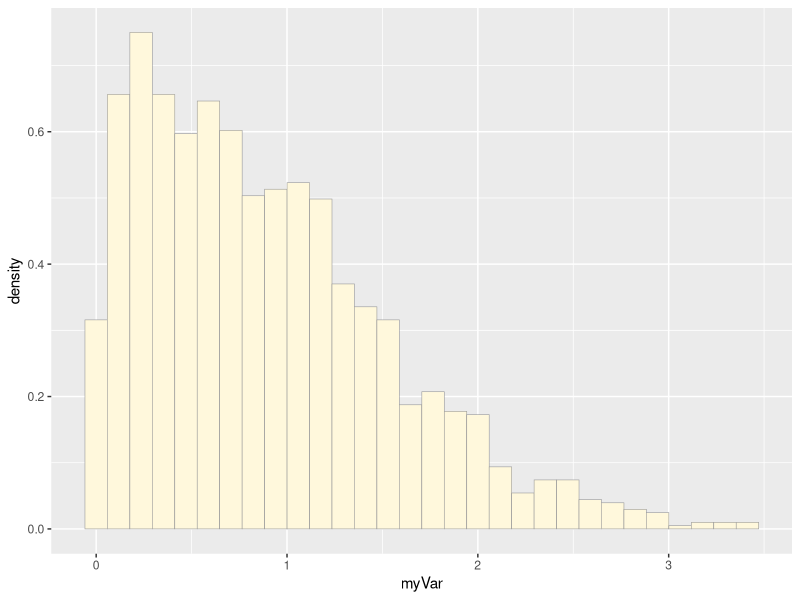
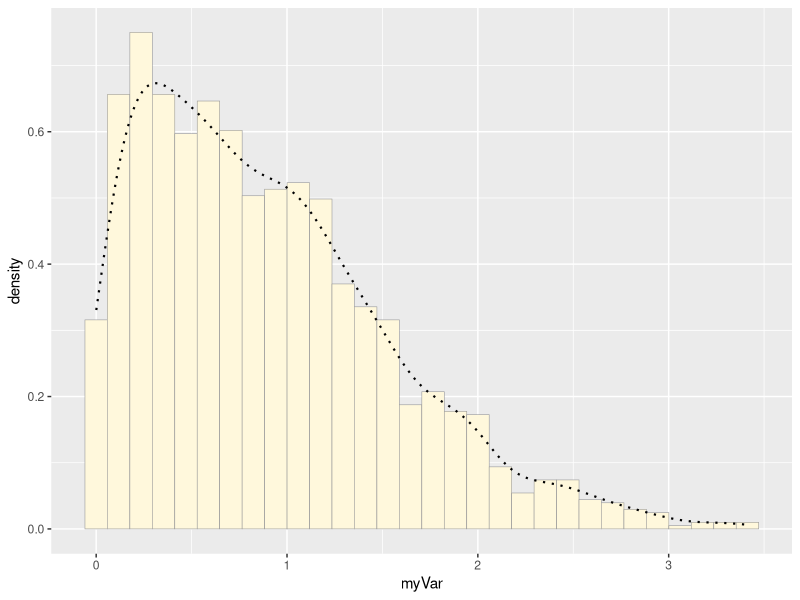
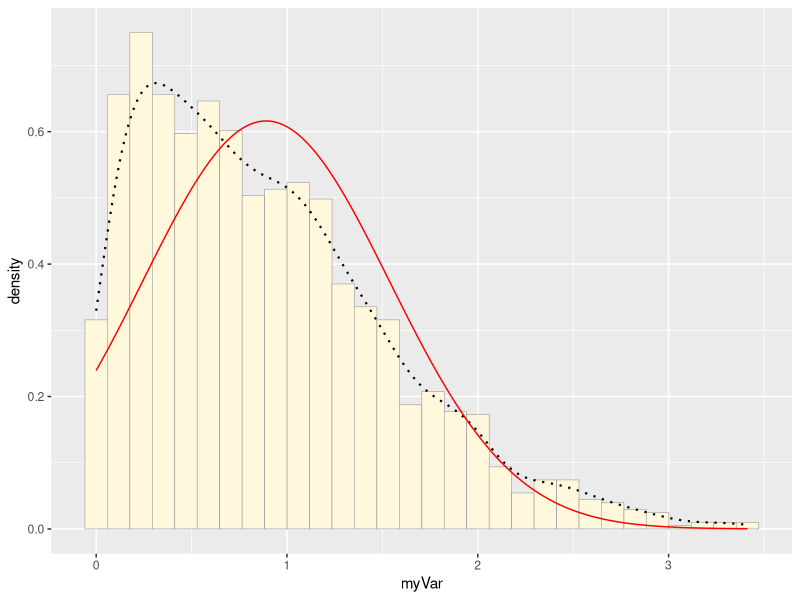
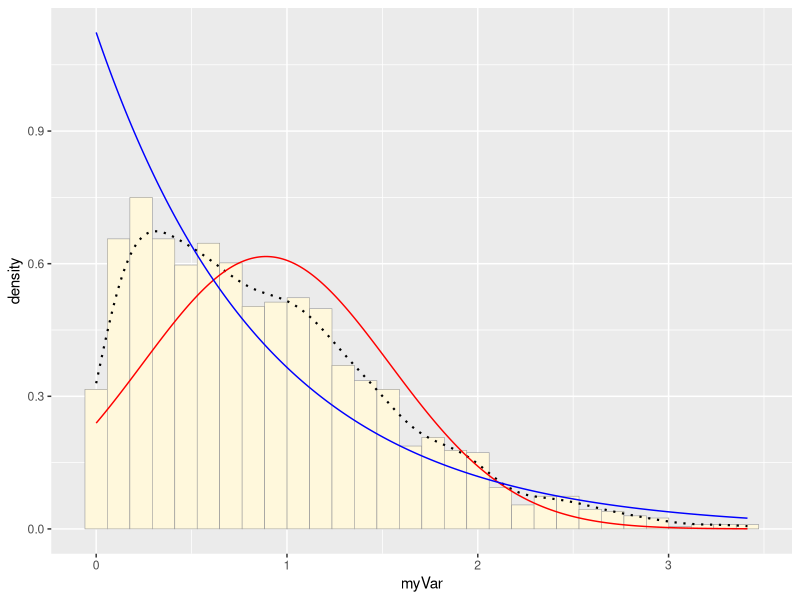
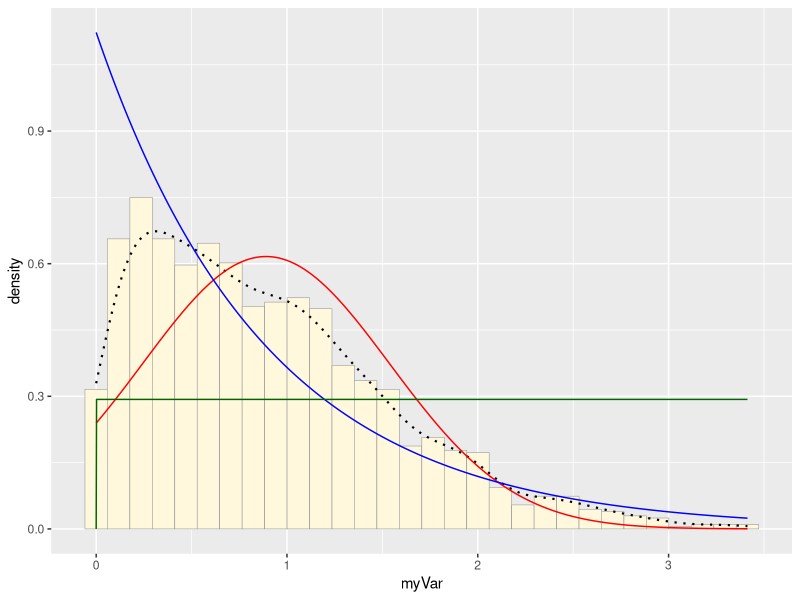
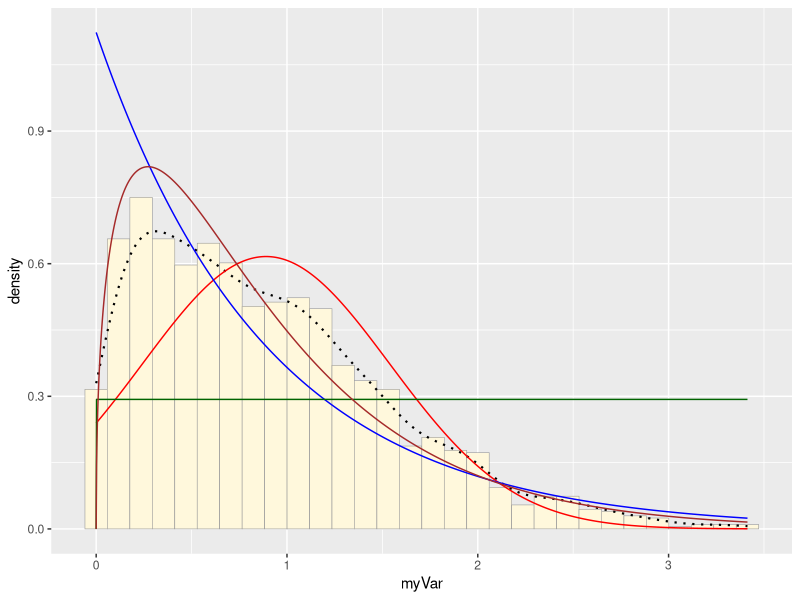
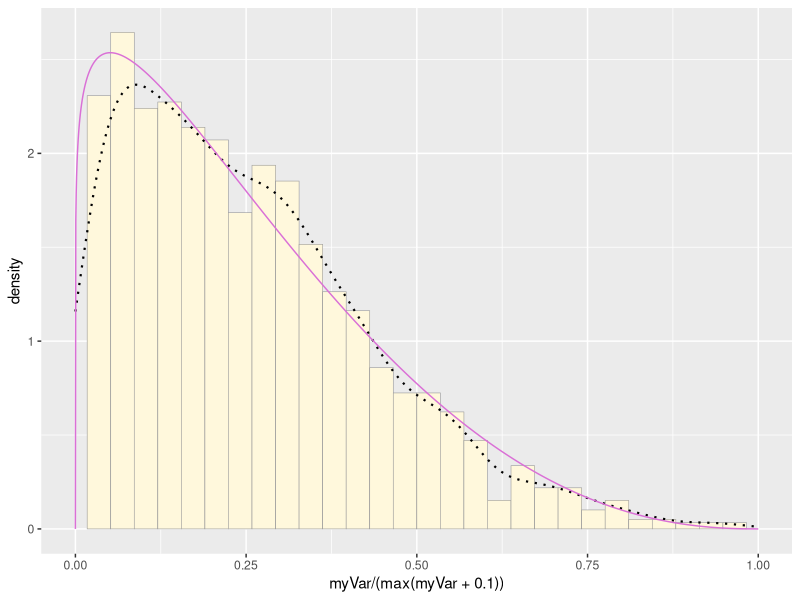
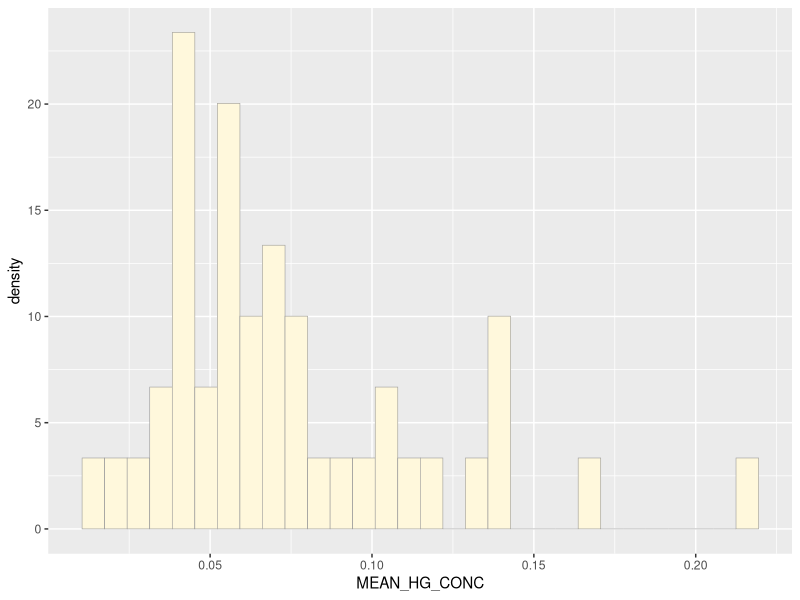

Generate these figures, in order, with R:
## ---- chunk 1

library(ggplot2) # for graphics
library(MASS) # for maximum likelihood estimation

# quick and dirty, a truncated normal distribution to work on the solution set

z <- rnorm(n=3000,mean=0.2)
z <- data.frame(1:3000,z)
names(z) <- list("ID","myVar")
z <- z[z$myVar>0,]
str(z)
summary(z$myVar)


p1 <- ggplot(data=z, aes(x=myVar, y=..density..)) +
  geom_histogram(color="grey60",fill="cornsilk",size=0.2) 
print(p1)


p1 <-  p1 +  geom_density(linetype="dotted",size=0.75)
print(p1)

normPars <- fitdistr(z$myVar,"normal")
print(normPars)
str(normPars)
normPars$estimate["mean"] # note structure of getting a named attribute

meanML <- normPars$estimate["mean"]
sdML <- normPars$estimate["sd"]

xval <- seq(0,max(z$myVar),len=length(z$myVar))

 stat <- stat_function(aes(x = xval, y = ..y..), fun = dnorm, colour="red", n = length(z$myVar), args = list(mean = meanML, sd = sdML))
 p1 + stat


expoPars <- fitdistr(z$myVar,"exponential")
rateML <- expoPars$estimate["rate"]

stat2 <- stat_function(aes(x = xval, y = ..y..), fun = dexp, colour="blue", n = length(z$myVar), args = list(rate=rateML))
 p1 + stat + stat2
 
stat3 <- stat_function(aes(x = xval, y = ..y..), fun = dunif, colour="darkgreen", n = length(z$myVar), args = list(min=min(z$myVar), max=max(z$myVar)))
 p1 + stat + stat2 + stat3
 
gammaPars <- fitdistr(z$myVar,"gamma")
shapeML <- gammaPars$estimate["shape"]
rateML <- gammaPars$estimate["rate"]

stat4 <- stat_function(aes(x = xval, y = ..y..), fun = dgamma, colour="brown", n = length(z$myVar), args = list(shape=shapeML, rate=rateML))
 p1 + stat + stat2 + stat3 + stat4
 
pSpecial <- ggplot(data=z, aes(x=myVar/(max(myVar + 0.1)), y=..density..)) +
  geom_histogram(color="grey60",fill="cornsilk",size=0.2) + 
  xlim(c(0,1)) +
  geom_density(size=0.75,linetype="dotted")

betaPars <- fitdistr(x=z$myVar/max(z$myVar + 0.1),start=list(shape1=1,shape2=2),"beta")
shape1ML <- betaPars$estimate["shape1"]
shape2ML <- betaPars$estimate["shape2"]

statSpecial <- stat_function(aes(x = xval, y = ..y..), fun = dbeta, colour="orchid", n = length(z$myVar), args = list(shape1=shape1ML,shape2=shape2ML))
pSpecial + statSpecial
## ---- chunk 2
z <- read.table("lpp_hglvl_data.csv",header=TRUE,sep=",")
z <- z[z$MEAN_HG_CONC>0,]
str(z)
summary(z)

library(ggplot2) # for graphics
library(MASS) # for maximum likelihood estimation


p1 <- ggplot(data=z, aes(x=MEAN_HG_CONC, y=..density..)) +
  geom_histogram(color="grey60",fill="cornsilk",size=0.2) 
print(p1)


p1 <-  p1 +  geom_density(linetype="dotted",size=0.75)
print(p1)

normPars <- fitdistr(z$MEAN_HG_CONC,"normal")
print(normPars)
str(normPars)
normPars$estimate["mean"] # note structure of getting a named attribute

meanML <- normPars$estimate["mean"]
sdML <- normPars$estimate["sd"]

xval <- seq(0,max(z$MEAN_HG_CONC),len=length(z$MEAN_HG_CONC))

stat <- stat_function(aes(x = xval, y = ..y..), fun = dnorm, colour="red", n = length(z$MEAN_HG_CONC), args = list(mean = meanML, sd = sdML))
 p1 + stat
 
#red shows a normal distribution to the curve


expoPars <- fitdistr(z$MEAN_HG_CONC,"exponential")
rateML <- expoPars$estimate["rate"]

stat2 <- stat_function(aes(x = xval, y = ..y..), fun = dexp, colour="blue", n = length(z$MEAN_HG_CONC), args = list(rate=rateML))
 p1 + stat + stat2
 
# blue shows an exponential distribution

 
stat3 <- stat_function(aes(x = xval, y = ..y..), fun = dunif, colour="darkgreen", n = length(z$MEAN_HG_CONC), args = list(min=min(z$MEAN_HG_CONC), max=max(z$MEAN_HG_CONC)))
 p1 + stat + stat2 + stat3
 
# dark green shows uniform distribution
 
gammaPars <- fitdistr(z$MEAN_HG_CONC,"gamma")
shapeML <- gammaPars$estimate["shape"]
rateML <- gammaPars$estimate["rate"]

stat4 <- stat_function(aes(x = xval, y = ..y..), fun = dgamma, colour="brown", n = length(z$MEAN_HG_CONC), args = list(shape=shapeML, rate=rateML))
 p1 + stat + stat2 + stat3 + stat4
 
#brown displays gamma distribution
 
pSpecial <- ggplot(data=z, aes(x=MEAN_HG_CONC/(max(MEAN_HG_CONC + 0.1)), y=..density..)) +
  geom_histogram(color="grey60",fill="cornsilk",size=0.2) + 
  xlim(c(0,1)) +
  geom_density(size=0.75,linetype="dotted")

betaPars <- fitdistr(x=z$MEAN_HG_CONC/max(z$MEAN_HG_CONC + 0.1),start=list(shape1=1,shape2=2),"beta")
shape1ML <- betaPars$estimate["shape1"]
shape2ML <- betaPars$estimate["shape2"]

statSpecial <- stat_function(aes(x = xval, y = ..y..), fun = dbeta, colour="orchid", n = length(z$MEAN_HG_CONC), args = list(shape1=shape1ML,shape2=shape2ML))
pSpecial + statSpecial

## ---- chunk 3
z_sim <- rnorm(n=43,mean=normPars$estimate["mean"])
z_sim <- data.frame(1:43,z_sim)
names(z_sim) <- list("ID","myVar")
z_sim <- z_sim[z_sim$myVar>0,]
str(z_sim)
summary(z_sim$myVar)


p1sim <- ggplot(data=z_sim, aes(x=myVar, y=..density..)) +
  geom_histogram(color="grey60",fill="cornsilk",size=0.2) 
print(p1sim)


p1sim <-  p1sim +  geom_density(linetype="dotted",size=0.75)
print(p1sim)

normParssim <- fitdistr(z_sim$myVar,"normal")
print(normParssim)
str(normParssim)
normParssim$estimate["mean"] # note structure of getting a named attribute

meanMLsim <- normParssim$estimate["mean"]
sdMLsim <- normParssim$estimate["sd"]

xvalsim <- seq(0,max(z_sim$myVar),len=length(z_sim$myVar))

#plotting the best fit curve for original dataset - gamma 
gammaParssim <- fitdistr(z_sim$myVar,"gamma")
shapeMLsim <- gammaPars$estimate["shape"]
rateMLsim <- gammaPars$estimate["rate"]

stat4sim <- stat_function(aes(x = xvalsim, y = ..y..), fun = dgamma, colour="brown", n = length(z_sim$myVar), args = list(shape=shapeMLsim, rate=rateMLsim))
p1sim + stat4sim


#reprinting original data historgram with gamma curve 
p1+stat4
